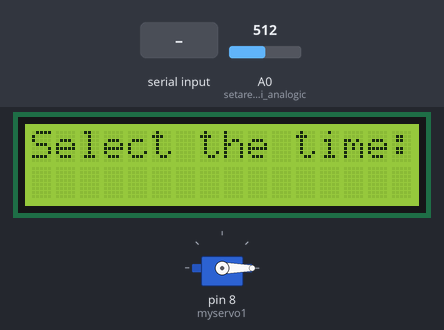
Recording of a sketch running on a simulated Arduino Mega 2560, built with avr-gcc and run on an emulated ATmega2560. Shown: 16×2 character LCD, servo. The inputs (shaded band) are chosen by the test bench; at power-on: A0 (setarea_pinului_analogic) = 512. What the sketch prints to the serial monitor is not drawn.

Above: at 1.2 s.
1.3 s: "90,45\n" received over the second serial link
At 1.7 s:
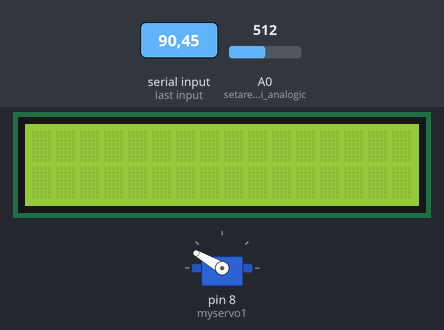
4.0 s: "1\n" received over the second serial link
At 5.2 s:
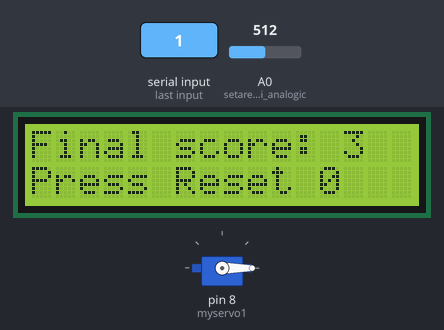
5.5 s: "0\n" received over the second serial link
At 6.7 s:
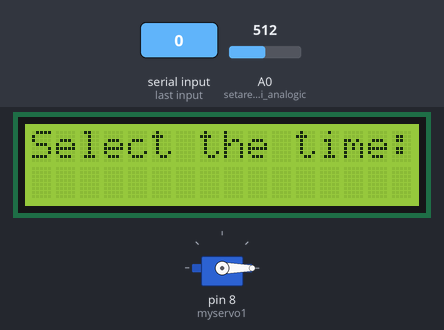
7.0 s: "200\n" received over the second serial link
At 7.3 s:
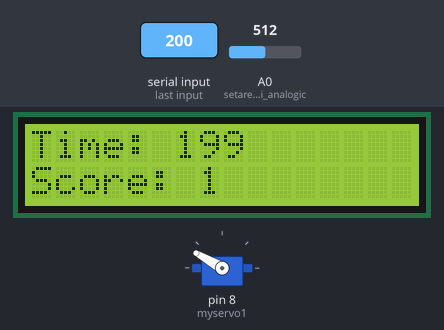
9.0 s: A0 (setarea_pinului_analogic) set to 784
10.5 s: A0 (setarea_pinului_analogic) set to 809
At 11.6 s:
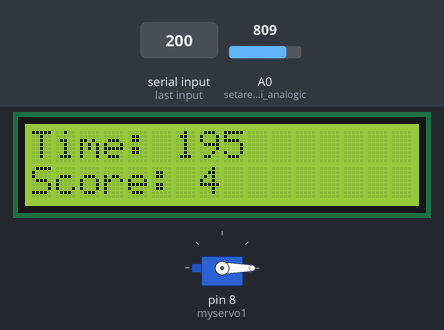
Timing chart, 0 to 13.5 s (numbered marks = the images above; inputs shaded):
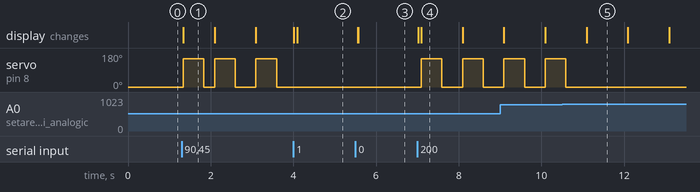

Measured:
- the behaviour switches between 799 and 800 on A0 (setarea_pinului_analogic) (found by bisection; images 4 and 5)
- after the input at 1.3 s, servo on pin 8 (myservo1): goes 150° 0.50 s, 0° 0.26 s, 150° 0.50 s, 0° 0.50 s, 150° 0.50 s, then 0°, starting at once; the display: changes at once (image 1)
- after the input at 4.0 s, servo on pin 8 (myservo1): stays 0° (without the input it goes to 150° after 0.09 s); the display: first changes at once (image 2 shows a later state)
- after the input at 5.5 s, the display: first changes after 0.06 s (image 3 shows a later state)
- after the input at 7.0 s, servo on pin 8 (myservo1): alternates 150° for 0.50 s and 0° for 0.50 s, starting after 0.09 s; the display: first changes at once (image 4 shows a later state)
- after the input at 10.5 s, servo on pin 8 (myservo1): goes on until 10.6 s, then stays 0°
- what the display in image 1 shows lasts 0.8 s, from 1.3 s to 2.1 s

The sketch:

proiect_mediu.ino
```cpp
#include <Servo.h>
#include <TimerOne.h>
#include <TimerThree.h>
#include <LiquidCrystal_I2C.h>

LiquidCrystal_I2C lcd(0x27, 16, 2);

int timeRemaining = 60;
int stop = 0;
volatile bool updateLCD = false;
// Creăm un obiect Servo
Servo myservo1;

int score = 0;
int lovita1 = 1;

// Variabile globale
String inputString = "";
boolean stringComplete = false;
volatile int start = 0;
int current_time1;
int current_time2;
int reset = 0;

void setup() {

  lcd.init();
  lcd.backlight();
  lcd.setCursor(0, 0);
  lcd.print("PORNIT");


  Serial.begin(9600);
  Serial1.begin(9600);
  analogReference(DEFAULT);
  pinMode(A0, INPUT); // setarea pinului analogic A1 ca si pin de input
  digitalWrite(A0, HIGH);
  // Atașăm servo la pinul 8
  myservo1.attach(8);
  myservo1.write(0); // Setăm servo-ul la poziția inițială (0 grade)
  Timer1.initialize(1000000);
  Timer1.attachInterrupt(TimeTargetOne);

  Timer3.initialize(1000000);
  Timer3.attachInterrupt(updateCountdown);

  // Rezervăm spațiu pentru sirul de preluare a datelor de intrare
  inputString.reserve(200);
}

void loop() {
  if(reset == 1){
    reset = 0;
    start = 0;
    stop = 0;
    score = 0;
    lovita1 = 0;
    lcd.clear();
  }

  if (start == 0){
    lcd.setCursor(0, 0);
    lcd.print("Select the time: ");
  }
  else
    if(stop == 1){
      lcd.setCursor(0, 0);
      lcd.print("Final score: ");
      lcd.print(score);
      lcd.setCursor(0, 1);
      lcd.print("Press Reset 0");
    }
    else{
      if(start == 1 and stop == 0){
        if (updateLCD) {

          updateLCD = false;
          lcd.setCursor(0, 0);
          lcd.print("Time: ");
          lcd.print(timeRemaining);
          lcd.print("   ");

          lcd.setCursor(0, 1);
          lcd.print("Score: ");
          lcd.print(score);
          lcd.print("   ");
        }

        if(lovita1 == 1){
        myservo1.write(150);
        delay(500);
        myservo1.write(0);
        lovita1 = 0;
      }
    }
  }

  if (stringComplete) {

    int time = inputString.toInt();

    if (time >= 0 && time <= 180) {

      Serial.print("Timpul setat la: ");
      Serial.println(time);
    } else {
      Serial.println("Timpul este invalid! Introdu un numar intre 0 si 180.");
    }
    start = 1;
    if(time == 0){
      reset = 1;
      start = 0;
      time =300;
    }
    timeRemaining = time;
    // Resetăm flagul
    stringComplete = false;
    inputString ="";
    lcd.clear();
  }
}


void serialEvent1() {
  while (Serial1.available()>0) {


    char inChar = (char)Serial1.read();
    Serial.println(inChar);

    if (inChar != '\n') {
      inputString += inChar;
    }


    if (inChar == '\n') {
      stringComplete = true;

    }
  }
}


void TimeTargetOne(void)
{
  if (start == 1 and stop != 1){
    lovita1 = 0;
    int tinta1 = analogRead(A0);
    if (tinta1 < 800){
      Serial.println("prima tinta lovita");
      lovita1 = 1;
      score++;
    }
    Serial.println(tinta1);
  }
}

void updateCountdown() {
  if (timeRemaining > 0 and start == 1) {
    timeRemaining--;
    updateLCD = true;
  }
  if (timeRemaining == 0 and stop != 1){
    stop = 1;
    Serial.println("GATA");
  }
}
```
